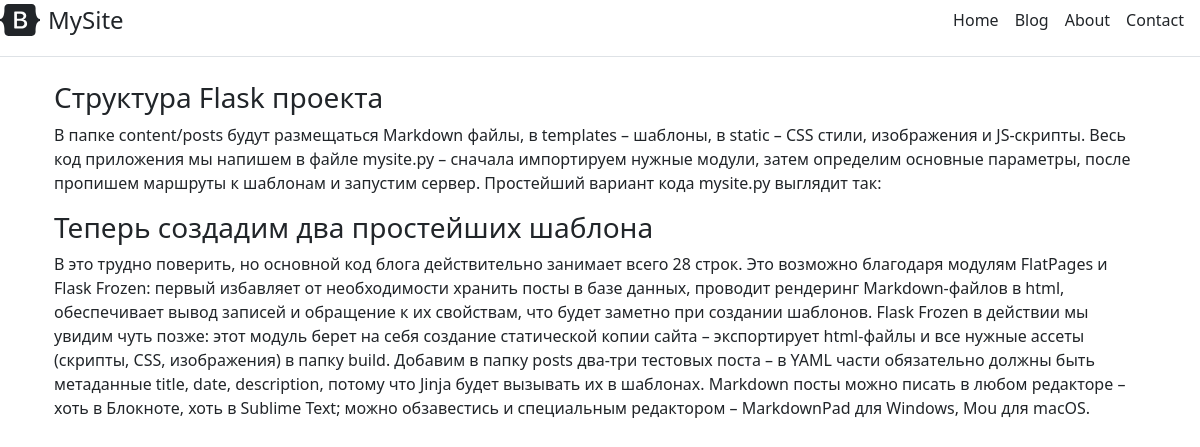
/about, run on the app's committed database.
### mysite/models.py (models this page shows, shortened)
class About(models.Model):
    title = models.CharField(max_length=50)
    task = models.TextField()

### mysite/views.py (the view)
# urls.py: path('about', views.about, name='about'),
def about(request):
    self = About.objects.all()
    return render(request, 'about.html', {'self': self})

### templates/about.html
{% extends 'base.html' %}
{% block content %}
    {% for el in self %}
        <div class="container">
        <h3>{{ el.title }}</h3>
        <p>{{ el.task }}</p>
        </div>
    {% endfor %}
{% endblock content %}

### data on the page
About: title "Структура Flask проекта", task "В папке content/posts будут размещаться Markdown файлы, в templates – шаблоны, в static – CSS стили, изображения и JS-скрипты. Весь код приложения мы напишем в файле mysite.py – сначала импортируем нужные модули, затем определим основные параметры, после пропишем маршруты к шаблонам и запустим сервер. Простейший вариант кода mysite.py выглядит так:"
About: title "Теперь создадим два простейших шаблона", task "В это трудно поверить, но основной код блога действительно занимает всего 28 строк. Это возможно благодаря модулям FlatPages и Flask Frozen: первый избавляет от необходимости хранить посты в базе данных, проводит рендеринг Markdown-файлов в html, обеспечивает вывод записей и обращение к их свойствам, что будет заметно при создании шаблонов. Flask Frozen в действии мы увидим чуть позже: этот модуль берет на себя создание статической копии сайта – экспортирует html-файлы и все нужные ассеты (скрипты, CSS, изображения) в папку build. Добавим в папку posts два-три тестовых поста – в YAML части обязательно должны быть метаданные title, date, description, потому что Jinja будет вызывать их в…"
